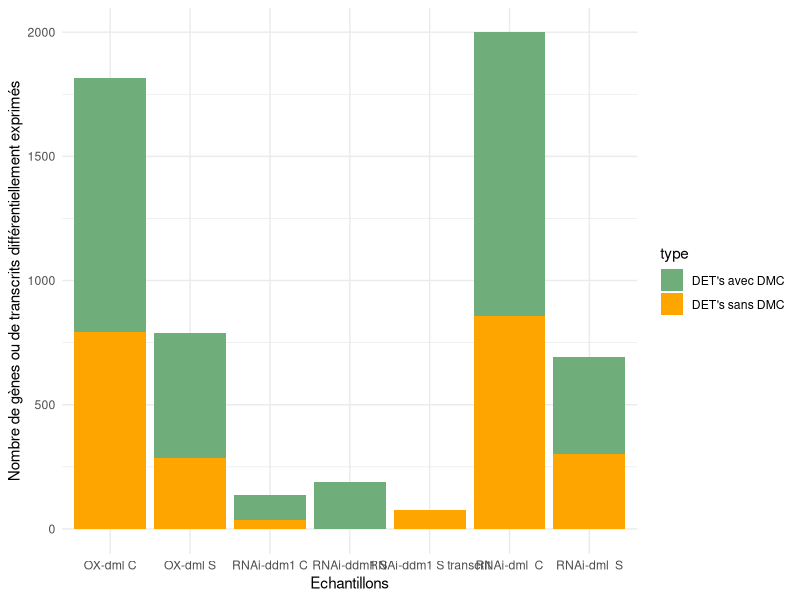

Recreate this plot in R.
library(ggplot2)

#give the count of transcript find in rMATs and SUPPA2
dt<-data.frame(Count=c(78, 190, 36, 101,
                       287, 503, 792, 1025,
                       303, 388, 857, 1142),Sample=c("RNAi-ddm1 S transcrit", "RNAi-ddm1 S","RNAi-ddm1 C", "RNAi-ddm1 C",
                                                                                      "OX-dml S", "OX-dml S","OX-dml C", "OX-dml C",
                                                                                      "RNAi-dml  S", "RNAi-dml  S", "RNAi-dml  C", "RNAi-dml  C"),type=rep(c("DET's sans DMC","DET's avec DMC"),2))

#The path to save the output
png("/home/alexandre/Documents/Rstudio/Histogram_DET_With_and_without_DMC_Conditions_Sécheresse_Control.png",units="px", width=4200, height=3500, res=500)

#Create the plot
p<-ggplot(data=dt, aes(x = Sample,y=Count,fill=type))+
  geom_bar(stat='identity')+
  geom_col(width = 0.001) +
  theme_minimal()+
  scale_fill_manual(values = c("DET's sans DMC"="orange","DET's avec DMC"="#6FAD7A"))
p+labs(x ="Echantillons", y = "Nombre de gènes ou de transcrits différentiellement exprimés")+
  theme(plot.title = element_text(color="black", size=1, face="bold",hjust = 0.5, angle = 90)
        + theme(axis.text.x = element_text(angle = 90, vjust = 0.5, hjust=1))
  )

dev.off()



